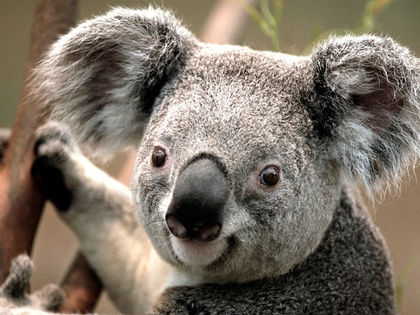
%> input picture Corte 2/OperadoresClase/Koala.jpg, 420 x 315 px, shrunk from 1024 x 768 before the run
$ octave quizOperadores.m   (GNU Octave 9; MATLAB toolbox functions it lacks are replaced by stand-ins)
%> lines starting %> are read from the running program, lines starting %| are printed output that depends on the picture
umbral = 50;
umbral2 = 100;
imagen  = imread('Koala.jpg');
%> imagen is the input picture: size 315x420x3 uint8; mean R, G, B 125.3, 114.7, 101.9
imGris  = rgb2gray(imagen);
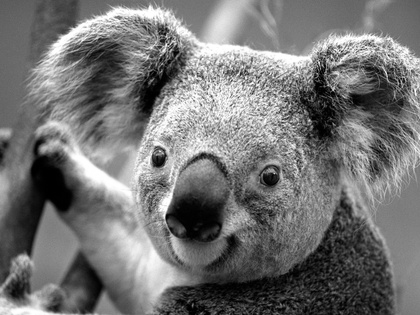
%> imGris: size 315x420 uint8; min 0, max 255, mean 116.4
[m,n] = size(imGris);
%> m = 315; n = 420

 for i=1:m
    for j=1:n
        if (imGris(i,j) >= umbral) && (imGris(i,j) <= umbral2)
            imGris2(i,j) = round(-20*(double(imGris(i,j))-umbral)/((umbral2-umbral))+20);

        else
            imGris2(i,j) = 255;
        end

    end
 end
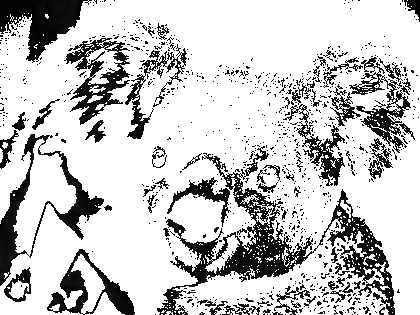
%> imGris2: size 315x420 double; min 0, max 255, mean 200.9

subplot(2,2,1);
imGris = uint8(imGris);
imshow(imGris);

subplot(2,2,2);
imGris2 = uint8(imGris2);
%> imGris2: size 315x420 uint8
imshow(imGris2);
